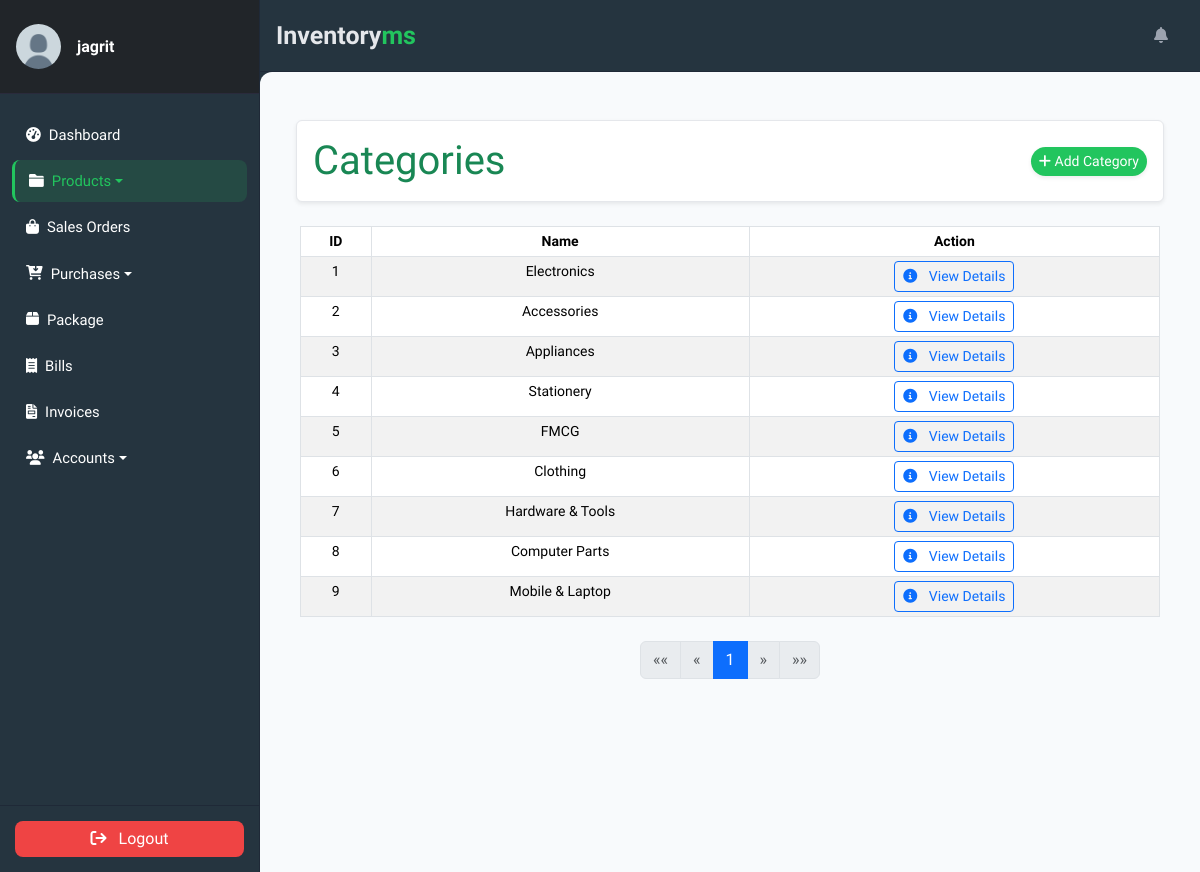
Page /categories/ (signed in) on the committed database.
### accounts/models.py (models this page shows, shortened)
class Profile(models.Model):
    user = models.OneToOneField(
        User, on_delete=models.CASCADE, verbose_name='User'
    )
    slug = AutoSlugField(
        unique=True,
        verbose_name='Account ID',
        populate_from='email'
    )
    profile_picture = ProcessedImageField(
        default='profile_pics/default.jpg',
        upload_to='profile_pics',
        format='JPEG',
        processors=[ResizeToFill(150, 150)],
        options={'quality': 100}
    )
    telephone = PhoneNumberField(
        null=True, blank=True, verbose_name='Telephone'
    )
    email = models.EmailField(
        max_length=150, blank=True, null=True, verbose_name='Email'
    )
    first_name = models.CharField(
        max_length=30, blank=True, verbose_name='First Name'
    )
    last_name = models.CharField(
        max_length=30, blank=True, verbose_name='Last Name'
    )
    status = models.CharField(
        choices=STATUS_CHOICES,
        max_length=12,
        default='INA',
        verbose_name='Status'
    )
    role = models.CharField(
        choices=ROLE_CHOICES,
        max_length=12,
        blank=True,
        null=True,
        verbose_name='Role'
    )
    class Meta:
        ordering = ['slug']
        verbose_name = 'Profile'
        verbose_name_plural = 'Profiles'

### store/models.py (models this page shows, shortened)
class Category(models.Model):
    name = models.CharField(max_length=50)
    slug = AutoSlugField(unique=True, populate_from='name')
    class Meta:
        verbose_name_plural = 'Categories'

### store/views.py (the view)
# urls.py: path('categories/', CategoryListView.as_view(), name='category-list'),
class CategoryListView(LoginRequiredMixin, ListView):
    model = Category
    template_name = 'store/category_list.html'
    context_object_name = 'categories'
    paginate_by = 10
    login_url = 'login'

### store/templates/store/category_list.html (shortened to what this page needs)
{% extends 'store/base.html' %}
{% block content %}
<div class="container my-4">
    <div class="card shadow-sm rounded p-3">
        <div class="row align-items-center">
            <div class="col-md-6">
                <h4 class="display-6 mb-0 text-success">Categories</h4>
            </div>
            <div class="col-md-6 d-flex justify-content-end gap-2">
                <a class="btn btn-success btn-sm rounded-pill shadow-sm" href="{% url 'category-create' %}">
                    <i class="fa-solid fa-plus"></i> Add Category
                </a>
            </div>
        </div>
    </div>
</div>
<div class="container px-3">
    <table class="table table-sm table-striped table-bordered">
        <thead class="thead-light">
            <tr>
                <th>ID</th>
                <th>Name</th>
                <th>Action</th>
            </tr>
        </thead>
        <tbody>
            {% for category in page_obj %}
            <tr>
                <td>{{ category.pk }}</td>
                <td>{{ category.name }}</td>
                <td>
                    <a href="{% url 'category-detail' category.pk %}" class="btn btn-outline-primary btn-sm">
                        <i class="fa-solid fa-info-circle me-2"></i> View Details
                    </a>
                </td>
            </tr>
            {% endfor %}
        </tbody>
    </table>
    <div class="d-flex justify-content-center mt-4">
        <nav aria-label="Page navigation">
            <ul class="pagination">
                {% if page_obj.has_previous %}
                <li class="page-item">
                    <a class="page-link" href="?page=1" aria-label="First">
                        <span aria-hidden="true">&laquo;&laquo;</span>
                    </a>
                </li>
                <li class="page-item">
                    <a class="page-link" href="?page={{ page_obj.previous_page_number }}" aria-label="Previous">
                        <span aria-hidden="true">&laquo;</span>
                    </a>
                </li>
                {% else %}
                <li class="page-item disabled">
                    <a class="page-link" aria-label="First">
                        <span aria-hidden="true">&laquo;&laquo;</span>
                    </a>
                </li>
                <li class="page-item disabled">
                    <a class="page-link" aria-label="Previous">
                        <span aria-hidden="true">&laquo;</span>
                    </a>
                </li>
                {% endif %}
                {% for num in page_obj.paginator.page_range %}
                {% if page_obj.number == num %}
                <li class="page-item active"><a class="page-link">{{ num }}</a></li>
                {% elif num > page_obj.number|add:'-3' and num < page_obj.number|add:'3' %}
                <li class="page-item"><a class="page-link" href="?page={{ num }}">{{ num }}</a></li>
                {% endif %}
                {% endfor %}
                {% if page_obj.has_next %}
                <li class="page-item">
                    <a class="page-link" href="?page={{ page_obj.next_page_number }}" aria-label="Next">
                        <span aria-hidden="true">&raquo;</span>
                    </a>
                </li>
                <li class="page-item">
                    <a class="page-link" href="?page={{ page_obj.paginator.num_pages }}" aria-label="Last">
                        <span aria-hidden="true">&raquo;&raquo;</span>
                    </a>
                </li>
                {% else %}
                <li class="page-item disabled">
                    <a class="page-link" aria-label="Next">
                        <span aria-hidden="true">&raquo;</span>
                    </a>
                </li>
                <li class="page-item disabled">
                    <a class="page-link" aria-label="Last">
                        <span aria-hidden="true">&raquo;&raquo;</span>
                    </a>
                </li>
                {% endif %}
            </ul>
        </nav>
    </div>
</div>
{% endblock %}

### store/templates/store/sidebar.html (shortened to what this page needs)
{% load static %}
<aside class="sidebar">
    <div class="sidebar-header d-flex align-items-center px-3 py-4">
        <a href="{% url 'user-profile' %}" class="d-flex align-items-center text-decoration-none">
            {% if request.user.profile.profile_picture %}
                <img class="rounded-circle img-fluid" width="45"
                     src="{{ request.user.profile.profile_picture.url }}">
            {% else %}
                <img class="rounded-circle img-fluid" width="45"
                     src="{% static 'default-avatar.png' %}">
            {% endif %}
            <div class="ms-3">
                <h6 class="mb-0 fw-semibold">
                    {{ request.user.username }}
                </h6>
            </div>
        </a>
    </div>
    <div class="nav-container">
        <ul class="nav flex-column mt-2">
            <li class="nav-item mb-1">
                <a class="nav-link {% if request.resolver_match.url_name == 'dashboard' %}active{% endif %}"
                   href="{% url 'dashboard' %}">
                    <i class="fa fa-tachometer-alt me-2"></i> Dashboard
                </a>
            </li>
            <li class="nav-item mb-1 dropdown">
                <a class="nav-link dropdown-toggle
                   {% if request.resolver_match.url_name == 'productslist' or request.resolver_match.url_name == 'category-list' %}active{% endif %}"
                   href="#" data-bs-toggle="dropdown">
                    <i class="fa fa-folder me-2"></i> Products
                </a>
            </li>
            <li class="nav-item mb-1">
                <a class="nav-link {% if request.resolver_match.url_name == 'saleslist' %}active{% endif %}"
                   href="{% url 'saleslist' %}">
                    <i class="fa fa-shopping-bag me-2"></i> Sales Orders
                </a>
            </li>
            <li class="nav-item mb-1 dropdown">
                <a class="nav-link dropdown-toggle
                   "
                   href="#" data-bs-toggle="dropdown">
                    <i class="fa-solid fa-cart-arrow-down me-2"></i> Purchases
                </a>
            </li>
            <li class="nav-item mb-1">
                <a class="nav-link {% if request.resolver_match.url_name == 'deliveries' %}active{% endif %}"
                   href="{% url 'deliveries' %}">
                    <i class="fa-solid fa-box me-2"></i> Package
                </a>
            </li>
            <li class="nav-item mb-1">
                <a class="nav-link {% if request.resolver_match.url_name == 'bill_list' %}active{% endif %}"
                   href="{% url 'bill_list' %}">
                    <i class="fa-solid fa-receipt me-2"></i>Bills
                </a>
            </li>
            <li class="nav-item mb-1">
                <a class="nav-link {% if request.resolver_match.url_name == 'invoicelist' %}active{% endif %}"
                   href="{% url 'invoicelist' %}">
                    <i class="fa-solid fa-file-invoice me-2"></i>Invoices
                </a>
            </li>
            <li class="nav-item mb-1 dropdown">
                <a class="nav-link dropdown-toggle
                   {% if request.resolver_match.url_name == 'profile_list' or request.resolver_match.url_name == 'customer_list' or request.resolver_match.url_name == 'vendor-list' %}active{% endif %}"
                   href="#" data-bs-toggle="dropdown">
                    <i class="fa fa-users me-2"></i> Accounts
                </a>
            </li>
        </ul>
    </div>
    <div class="sidebar-footer text-center">
        <form method="post" action="{% url 'user-logout' %}">
            <button type="submit" class="btn w-100">
                <i class="fa fa-sign-out me-2"></i> Logout
            </button>
        </form>
    </div>
</aside>

### static/css/style.css (style rules this page uses)
:root { --dk-gray-100: #f3f4f6; --dk-gray-200: #e5e7eb; --dk-gray-300: #d1d5db; --dk-gray-400: #9ca3af; --dk-gray-500: #6b7280; --dk-gray-600: #4b5563; --dk-gray-700: #374151; --dk-gray-800: #1f2937; --dk-gray-900: #111827; --dk-dark-bg: #313348; --dk-darker-bg: #2a2b3d; --navbar-bg-color: #6f6486; --sidebar-bg-color: #252636; --sidebar-width: 250px; --sidebar-expanded-width: 230px; --sidebar-collapsed-width: 100px; --sidebar-header-bg: #212529; --nav-link-color: #adb5bd; --nav-link-active-bg: #495057; --dropdown-menu-bg: #495057; --dropdown-item-color: #adb5bd; --dropdown-item-active-bg: #6c757d; --sidebar-separator-bg: #4caf50; --logo-separator-height: 60px; --sidebar-item-height: 50px; --submenu-item-height: 45px; }
* { margin: 0; padding: 0; box-sizing: border-box; }
body { font-family: "Inter", sans-serif; background-color: #fff; }
a { text-decoration: none; }
.sidebar { font-size: 0.925rem; background-color: var(--sidebar-bg-color); width: var(--sidebar-width); transition: width 0.3s ease-in-out; z-index: 9999999; }
.sidebar .sidebar-header { background-color: var(--sidebar-header-bg); border-bottom: 1px solid #2a2b3c; }
.sidebar ul > li > a { color: var(--dk-gray-400); text-decoration: none; }

### store/templates/store/base.html (style rules this page uses)
body { font-family: 'Source Sans 3', sans-serif; background: #25343F; margin: 0; }
.card { background: #ffffff; color: #111827; border: 1px solid #e5e7eb; border-radius: 10px; }
.table { color: #111827; font-size: 14px; }
.table thead { background: #f1f5f9; }
.btn-success { background: #22c55e; border: none; font-weight: 500; }

### store/templates/store/sidebar.html (style rules this page uses)
.sidebar { width: 260px; background: #25343F; color: #ffffff; position: fixed; top: 0; bottom: 0; display: flex; flex-direction: column; border-right: 1px solid #1f2937; font-family: 'Source Sans 3', sans-serif; }
.sidebar * { color: #ffffff !important; }
.sidebar-header { border-bottom: 1px solid #1f2937; }
.nav-container { flex: 1; overflow-y: auto; padding: 12px; }
.nav-link { padding: 10px 14px; border-radius: 8px; transition: 0.2s; display: flex; align-items: center; }
.nav-link.active { background: rgba(34,197,94,0.15); color: #22c55e !important; border-left: 3px solid #22c55e; }
.sidebar-footer { border-top: 1px solid #1f2937; padding: 15px; }
.sidebar-footer .btn { border-radius: 8px; background: #ef4444; border: none; }

### store/templates/store/category_list.html (style rules this page uses)
.table th, .table td { text-align: center; }

### rows in the picture
Category: pk "1", name "Electronics"
Category: pk "2", name "Accessories"
Category: pk "3", name "Appliances"
Category: pk "4", name "Stationery"
Category: pk "5", name "FMCG"
Category: pk "6", name "Clothing"
Category: pk "7", name "Hardware & Tools"
Category: pk "8", name "Computer Parts"
Category: pk "9", name "Mobile & Laptop"

### other values in the picture
{{ request.user.username }} "jagrit"
{{ num }} "1"
